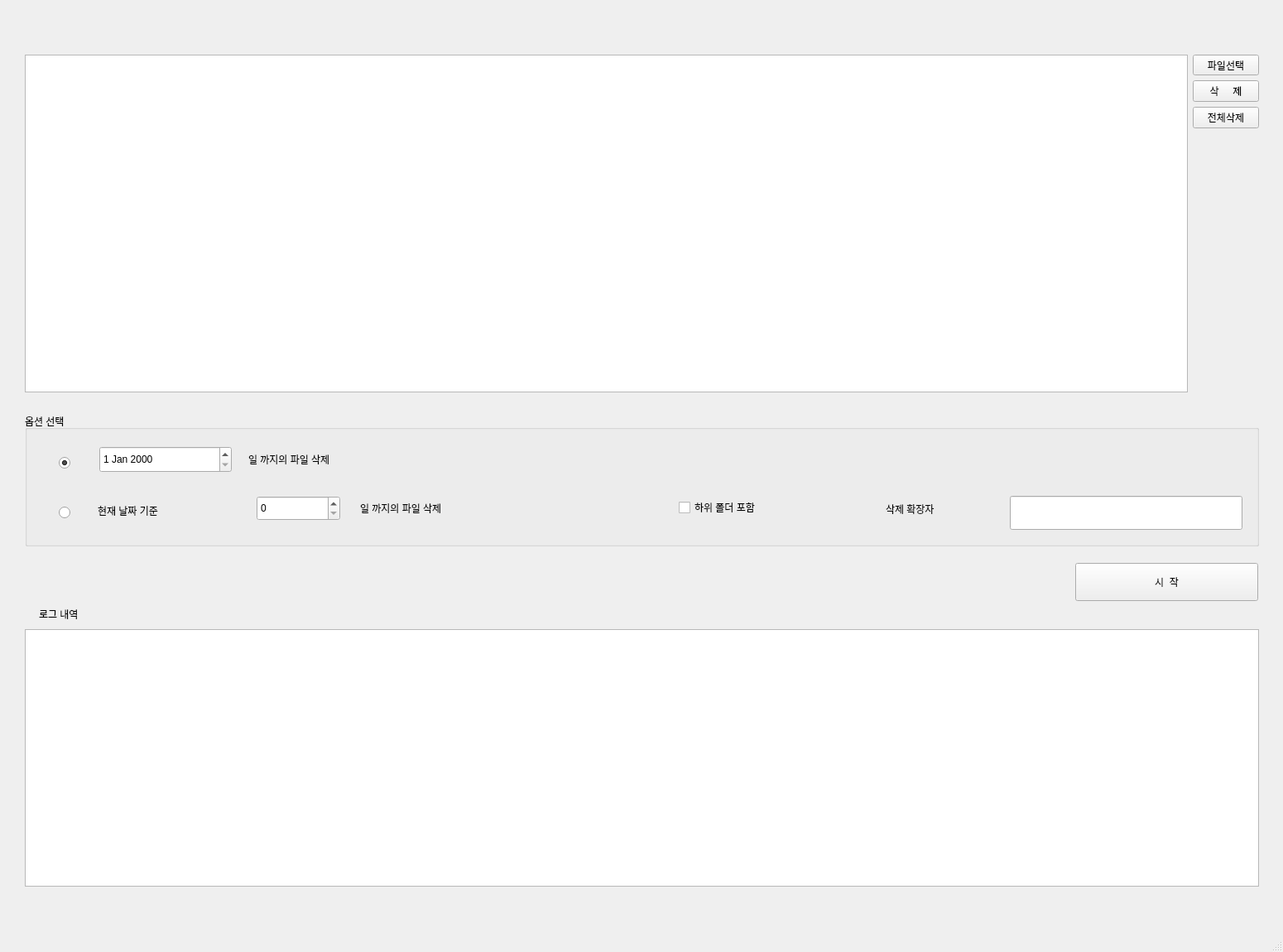
<?xml version="1.0" encoding="UTF-8"?>
<ui version="4.0">
 <class>MainWindow</class>
 <widget class="QMainWindow" name="MainWindow">
  <property name="geometry">
   <rect>
    <x>0</x>
    <y>0</y>
    <width>1550</width>
    <height>1150</height>
   </rect>
  </property>
  <property name="sizePolicy">
   <sizepolicy hsizetype="Fixed" vsizetype="Fixed">
    <horstretch>0</horstretch>
    <verstretch>0</verstretch>
   </sizepolicy>
  </property>
  <property name="minimumSize">
   <size>
    <width>1550</width>
    <height>1150</height>
   </size>
  </property>
  <property name="maximumSize">
   <size>
    <width>1550</width>
    <height>1150</height>
   </size>
  </property>
  <property name="windowTitle">
   <string>MainWindow</string>
  </property>
  <widget class="QWidget" name="centralwidget">
   <widget class="QPushButton" name="startButton">
    <property name="geometry">
     <rect>
      <x>1299</x>
      <y>680</y>
      <width>221</width>
      <height>46</height>
     </rect>
    </property>
    <property name="text">
     <string>시  작</string>
    </property>
   </widget>
   <widget class="QGroupBox" name="groupBox">
    <property name="geometry">
     <rect>
      <x>30</x>
      <y>499</y>
      <width>1491</width>
      <height>161</height>
     </rect>
    </property>
    <property name="title">
     <string>옵션 선택</string>
    </property>
    <widget class="QDateEdit" name="dateEdit">
     <property name="geometry">
      <rect>
       <x>90</x>
       <y>40</y>
       <width>160</width>
       <height>32</height>
      </rect>
     </property>
    </widget>
    <widget class="QLabel" name="label">
     <property name="geometry">
      <rect>
       <x>270</x>
       <y>40</y>
       <width>1021</width>
       <height>31</height>
      </rect>
     </property>
     <property name="sizePolicy">
      <sizepolicy hsizetype="Fixed" vsizetype="Fixed">
       <horstretch>155</horstretch>
       <verstretch>0</verstretch>
      </sizepolicy>
     </property>
     <property name="text">
      <string>일 까지의 파일 삭제</string>
     </property>
    </widget>
    <widget class="QLabel" name="label_2">
     <property name="geometry">
      <rect>
       <x>405</x>
       <y>99</y>
       <width>1021</width>
       <height>31</height>
      </rect>
     </property>
     <property name="text">
      <string>일 까지의 파일 삭제</string>
     </property>
    </widget>
    <widget class="QLabel" name="label_3">
     <property name="geometry">
      <rect>
       <x>88</x>
       <y>97</y>
       <width>171</width>
       <height>41</height>
      </rect>
     </property>
     <property name="text">
      <string>현재 날짜 기준</string>
     </property>
    </widget>
    <widget class="QCheckBox" name="checkBox">
     <property name="geometry">
      <rect>
       <x>790</x>
       <y>100</y>
       <width>201</width>
       <height>28</height>
      </rect>
     </property>
     <property name="text">
      <string>하위 폴더 포함</string>
     </property>
    </widget>
    <widget class="QLabel" name="label_5">
     <property name="geometry">
      <rect>
       <x>1040</x>
       <y>100</y>
       <width>141</width>
       <height>31</height>
      </rect>
     </property>
     <property name="text">
      <string>삭제 확장자</string>
     </property>
    </widget>
    <widget class="QLineEdit" name="lineEdit">
     <property name="geometry">
      <rect>
       <x>1190</x>
       <y>100</y>
       <width>281</width>
       <height>41</height>
      </rect>
     </property>
    </widget>
    <widget class="QRadioButton" name="dateButton">
     <property name="geometry">
      <rect>
       <x>41</x>
       <y>47</y>
       <width>26</width>
       <height>26</height>
      </rect>
     </property>
     <property name="text">
      <string/>
     </property>
     <property name="checked">
      <bool>true</bool>
     </property>
    </widget>
    <widget class="QRadioButton" name="periodButton">
     <property name="geometry">
      <rect>
       <x>41</x>
       <y>107</y>
       <width>26</width>
       <height>26</height>
      </rect>
     </property>
     <property name="text">
      <string/>
     </property>
    </widget>
    <widget class="QSpinBox" name="periodEdit">
     <property name="geometry">
      <rect>
       <x>280</x>
       <y>100</y>
       <width>101</width>
       <height>30</height>
      </rect>
     </property>
    </widget>
   </widget>
   <widget class="QPlainTextEdit" name="plainTextEdit">
    <property name="geometry">
     <rect>
      <x>30</x>
      <y>760</y>
      <width>1491</width>
      <height>311</height>
     </rect>
    </property>
   </widget>
   <widget class="QLabel" name="label_4">
    <property name="geometry">
     <rect>
      <x>47</x>
      <y>730</y>
      <width>121</width>
      <height>24</height>
     </rect>
    </property>
    <property name="text">
     <string>로그 내역</string>
    </property>
   </widget>
   <widget class="QWidget" name="">
    <property name="geometry">
     <rect>
      <x>30</x>
      <y>66</y>
      <width>1491</width>
      <height>408</height>
     </rect>
    </property>
    <layout class="QHBoxLayout" name="horizontalLayout">
     <item>
      <widget class="QListWidget" name="listWidget"/>
     </item>
     <item>
      <layout class="QVBoxLayout" name="verticalLayout">
       <item>
        <widget class="QToolButton" name="selectButton">
         <property name="sizePolicy">
          <sizepolicy hsizetype="Minimum" vsizetype="Fixed">
           <horstretch>0</horstretch>
           <verstretch>0</verstretch>
          </sizepolicy>
         </property>
         <property name="text">
          <string>파일선택</string>
         </property>
        </widget>
       </item>
       <item>
        <widget class="QPushButton" name="deleteButton">
         <property name="text">
          <string>삭     제</string>
         </property>
        </widget>
       </item>
       <item>
        <widget class="QPushButton" name="allDeleteButton">
         <property name="text">
          <string>전체삭제</string>
         </property>
        </widget>
       </item>
       <item>
        <spacer name="verticalSpacer">
         <property name="orientation">
          <enum>Qt::Vertical</enum>
         </property>
         <property name="sizeHint" stdset="0">
          <size>
           <width>20</width>
           <height>188</height>
          </size>
         </property>
        </spacer>
       </item>
      </layout>
     </item>
    </layout>
   </widget>
  </widget>
  <widget class="QMenuBar" name="menubar">
   <property name="geometry">
    <rect>
     <x>0</x>
     <y>0</y>
     <width>1550</width>
     <height>38</height>
    </rect>
   </property>
  </widget>
  <widget class="QStatusBar" name="statusbar"/>
 </widget>
 <resources/>
 <connections/>
</ui>
